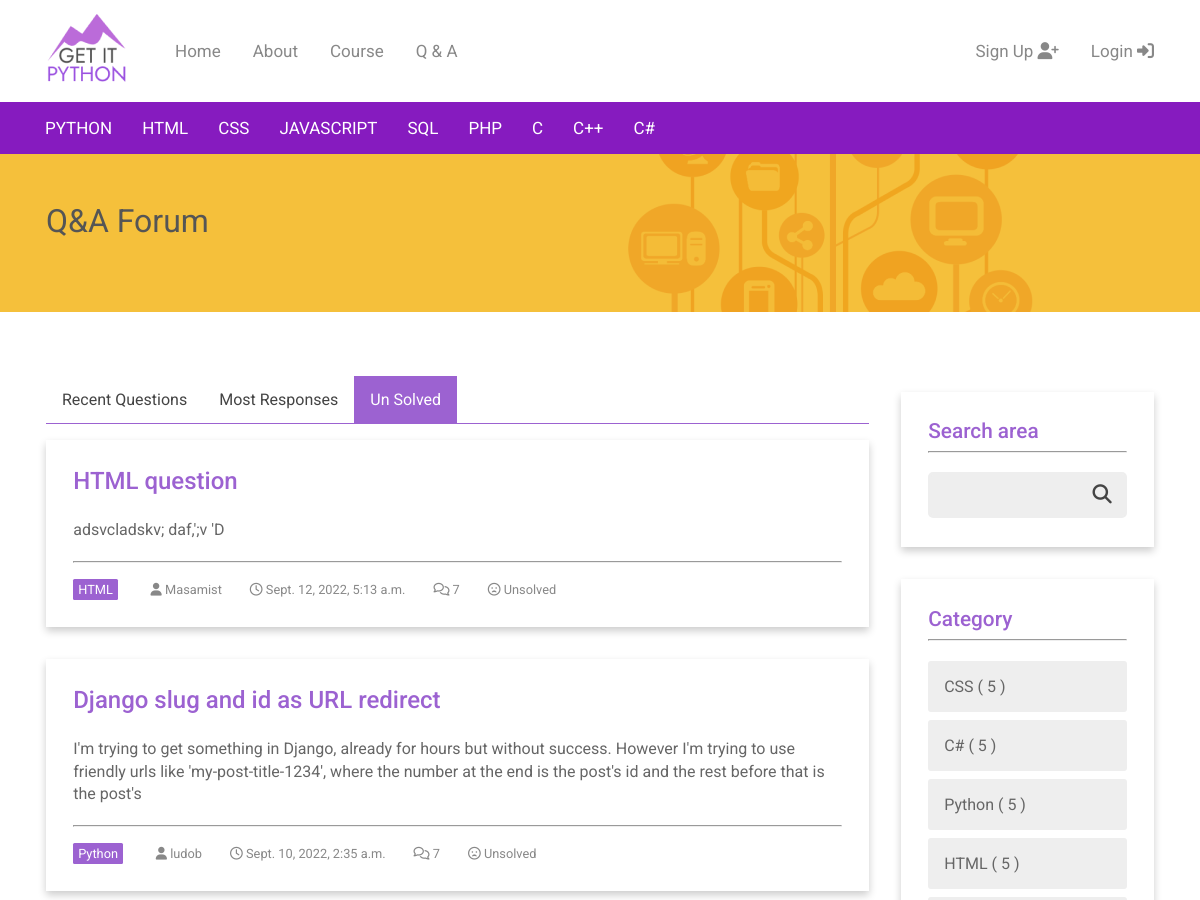
The app's page /forums/unsolved/ (upper part), older data.
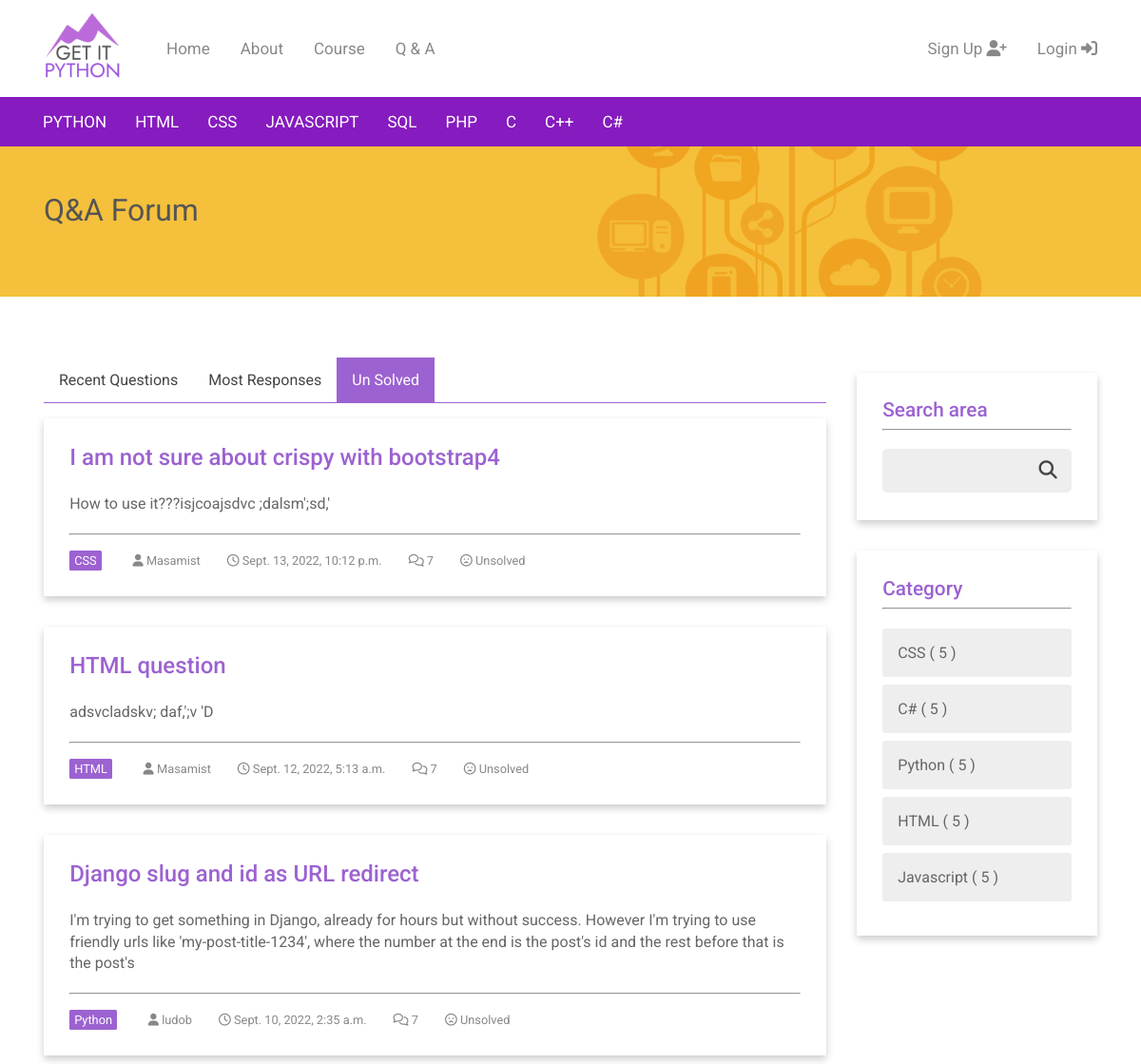
The same page, newer data.
### forums/models.py (models this page shows, shortened)
class Forum(models.Model):
    title = models.CharField(max_length=255, unique=True)
    slug = models.SlugField(allow_unicode=True, unique=True)
    category = models.ForeignKey(
        Category, related_name="categories", on_delete=models.CASCADE)
    description = models.TextField(blank=True, default='')
    created_at = models.DateTimeField(auto_now=True)
    updated = models.DateTimeField(auto_now=True)
    is_closed = models.BooleanField(default=False)
    user = models.ForeignKey(User, related_name='forums',
                             on_delete=models.CASCADE)
    class Meta:
        ordering = ["-created_at"]

class Category(models.Model):
    name = models.CharField(max_length=50, unique=True)
    position = models.IntegerField(default=0)
    class Meta:
        ordering = ['position']
    def __str__(self):
        return self.name

### accounts/models.py (models this page shows)
class CustomUser(AbstractUser):
    age = models.PositiveIntegerField(null=True, blank=True)

### forums/views.py (the view)
class ListSelectedUnsolvedForums(generic.ListView):
    model = Forum
    template_name = 'forums/forum_list_selected_unsolve.html'
    def get_queryset(self):
        return Forum.objects.filter(is_closed='False')
    def get_context_data(self, **kwargs):
        context = super().get_context_data(**kwargs)
        context['category'] = Category.objects.all()
        return context

### forums/templates/forums/forum_list_selected_unsolve.html (shortened to what this page needs)
{% extends 'forums/forum_base.html' %}
{% block forum_header %}
    {% include "forums/_forum_simple_header.html" %}
{% endblock %}
{% block preforum %}
    <nav  class="forum_navbar">
        <ul>
            <li><a href="{% url 'forums:all' %}">Recent Questions</a></li>
            <li><a href="#">Most Responses</a></li>
            <li><a id="active" href="{% url 'forums:selected_unsolved' %}">Un Solved</a></li>
          </ul>
    </nav>
{% endblock %}
{% block forum_content %}
    <div>
        {% for forum in forum_list %}
        <div class="card_forum">
            <h2 class="forum_list_title">
                <a class='list' href="{% url 'forums:single' pk=forum.pk %}">{{forum.title}}</a></h2>
            <p class="form_list_text">{{forum.description|truncatewords:50}}</p>
            <hr>
            <div class="forum_list_detail">
                <span id="tag">{{forum.category}}</span>
                <span><i class="fas fa-user"></i> {{forum.user}}</span>
                <span><i class="far fa-clock"></i> {{forum.created_at}}</span>
                <span><i class="far fa-comments"></i> 7</span>
                {% if forum.is_closed == True %}
                    <span><i class="fas fa-check" style="color:green;"></i> Solved</span>
                {% else %}
                    <span><i class="far fa-frown-open"></i> Unsolved</span>
                {% endif %}
            </div>
        </div>
        {% endfor %}
    </div>
{% endblock %}
{% block category %}
<div>
    <div class="card_forum">
        {% if user.is_authenticated %}
            <h3 class="forum_cat_title">Hi {{ user.username }}!</h3>
            <hr>
            <div class="forum_cat_list_container">
                <a class="forum_user_box" href="{% url 'forums:create' %}">
                    <i class="fas fa-edit"></i> Post New Question</a>
                <a class="forum_user_box" href="{% url 'forums:selected_user' user.username %}">Your Post List</a>
                <a class="forum_user_box" href="#">Your Comment List</a>
            </div>
        {% else %}
        <h3 class="forum_cat_title">Search area</h3>
        <hr>
        <br>
        {% endif %}
        <form class="forum_search_right" action="#">
            <input type="text" name="search"><button type="submit"><i class="fa fa-search"></i></button>
        </form>
    </div>
    <div class="card_forum">
        <h3 class="forum_cat_title">Category</h3>
        <hr>
        <div class="forum_cat_list_container">
            {% for c in category %}
            <a class="forum_cat_box" href="#">{{c.name}} &#40; 5 &#41;</a>
            {% endfor %}
        </div>
{% endblock %}

Row changes from the older to the newer data that the page shows:
added Forum: title "I am not sure about crispy with bootstrap4", description "How to use it???isjcoajsdvc ;dalsm';sd,'", category "CSS", user "Masamist", created_at "Sept. 13, 2022, 10:12 p.m.", is_closed False (drawn)
now on this page (row unchanged): Category: name "Javascript"
